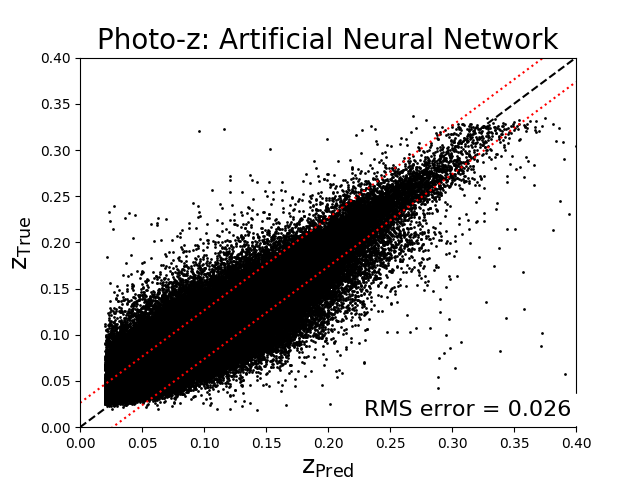

This figure's Python source:
import keras 
import pandas as pd 
import numpy as np 
from keras.models import Model, Sequential
from keras.layers import Dense, Dropout,BatchNormalization
from sklearn.model_selection import train_test_split
from matplotlib import pyplot as plt
from keras.callbacks import Callback
from keras import backend as K
from sklearn import preprocessing
plt.ion()

def root_mean_squared_error(y_true, y_pred):
        return K.sqrt(K.mean(K.square(y_pred - y_true), axis=-1))

path ='data_redshift.csv'
data =  pd.read_csv(path)

mag = np.vstack([data['modelMag_%s' % f] for f in 'ugriz']).T
z = data['z']
rate=0.2

scaler = preprocessing.StandardScaler()
#20 % for testing and 10 % for validation and 70 % for training 
X_train, X_test, Y_train, Y_test = train_test_split(mag, z, test_size=0.2)
# X_train = scaler.fit_transform(X_train)
# mu = scaler.mean_
# var = scaler.var_

model = Sequential()
model.add(Dense(5, input_dim=5, activation='relu'))
model.add(Dense(32, activation='relu'))
model.add(Dense(16, activation='relu'))
model.add(Dense(16, activation='relu'))
model.add(Dense(8, activation='relu'))
model.add(Dense(8, activation='relu'))
model.add(Dense(4, activation='relu'))
# model.add(BatchNormalization())
# model.add(Dropout(rate))
model.add(Dense(1,activation='sigmoid'))
model.compile(loss=root_mean_squared_error, optimizer='adam')
# history= model.fit(X_train,Y_train,nb_epoch=10,shuffle=True,validation_split=0.1)
history = model.fit(X_train, Y_train, validation_split=0.1, epochs=5)
# X_fit_train = model.predict(X_train)
# rms_train = np.mean(np.sqrt((X_fit_train.squeeze() - Y_train) ** 2))

# X_test= (X_test- mu)/var

X_fit = model.predict(X_test)

rms_test = np.sqrt(np.mean((X_fit.flatten() - Y_test)**2))


# # summarize history for loss
plt.plot(history.history['loss'])
plt.plot(history.history['val_loss'])
plt.title('model loss')
plt.ylabel('loss')
plt.xlabel('epoch')
plt.legend(['train', 'test'], loc='upper left')
plt.show()

plt.figure()
ax = plt.axes()
axis_lim = np.array([0,0.4])
plt.scatter(Y_test, X_fit, c='k', lw=0, s=4)
plt.plot(axis_lim, axis_lim, '--k')
plt.plot(axis_lim, axis_lim + rms_test, ':r')
plt.plot(axis_lim, axis_lim - rms_test, ':r')
plt.xlim(axis_lim)
plt.ylim(axis_lim)

plt.text(0.99, 0.02, "RMS error = %.2g" % rms_test,
         ha='right', va='bottom', transform=ax.transAxes,
         bbox=dict(ec='w', fc='w'), fontsize=16)

plt.title('Photo-z: Artificial Neural Network',fontsize=20)
plt.xlabel(r'$\mathrm{z_{Pred}}$', fontsize=18)
plt.ylabel(r'$\mathrm{z_{True}}$', fontsize=18)
plt.show()
